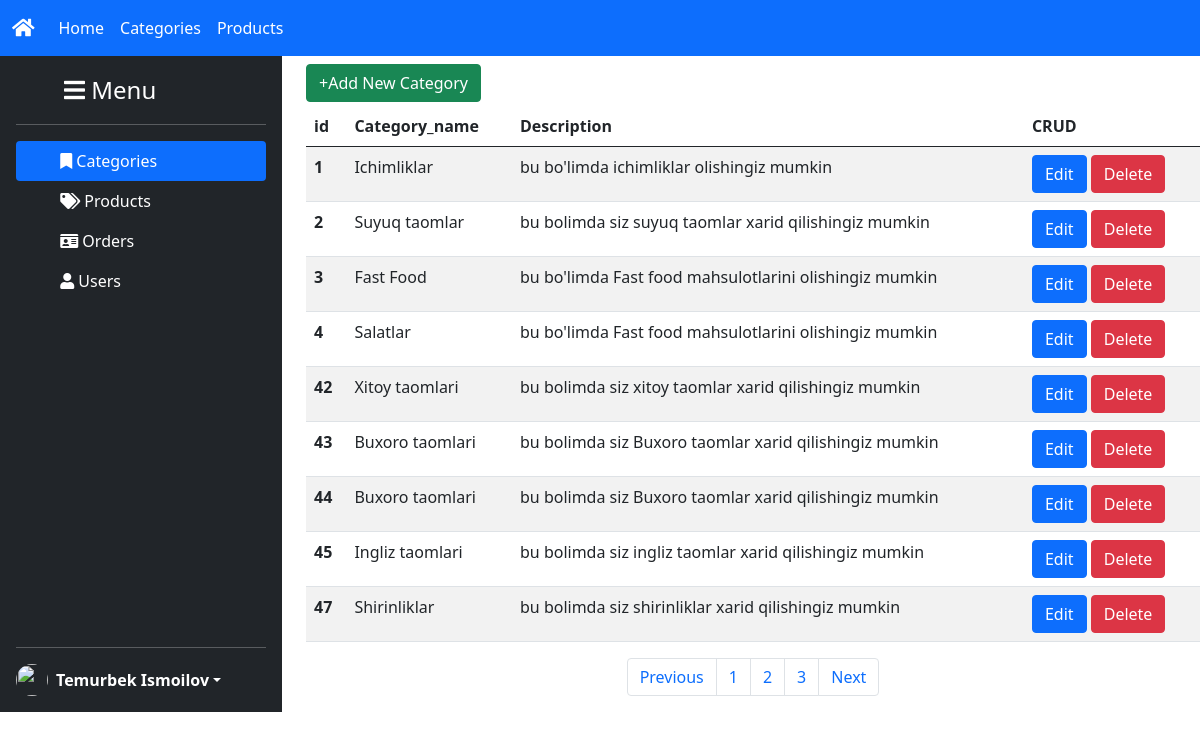
Screenshot of /shop/postcategories/ with the database file from the repository.
### shop/models.py (models this page shows)
class Categories(models.Model):
    category_name = models.CharField(max_length=100,null=True)
    description = models.CharField(max_length=200,null=True)
    added_time = models.DateTimeField(auto_now_add=True)

### shop/views.py (the view)
# urls.py: path('postcategories/',post_Categories,name = 'about'),
def post_Categories(request):
    form = PostProduct()
    form = PostProduct(request.POST,request.FILES)
    if form.is_valid():
           print('Saqlandi')
           form.save()
    else:
        print('Saqlanmadi')
    form1 = PostCategories()
    form1 = PostCategories(request.POST,request.FILES)
    if form1.is_valid():
           print('Saqlandi')
           form1.save()
    else:
        print('Saqlanmadi')
    cats = Categories.objects.all()
    print(form1)
    context = {
        'form':form,
        'form1':form1,
        'cats':cats,
    }
    return render(request, 'addProduct.html', context)

### templates/addProduct.html (shortened to what this page needs)
<!DOCTYPE html>
{% load static %}
<html lang="en">
<head>
     <link rel="stylesheet" href="{% static 'bootstrap/css/bootstrap.min.css' %}">
    <link rel="stylesheet" href="{% static 'css/style.css' %}">
    <link rel="stylesheet" href="{%static 'font/css/all.min.css'%}">
</head>
<body><main>
 <nav class="navbar navbar-expand-lg navbar-light bg-primary">
  <div class="container-fluid">
    <a class="navbar-brand" href="#" style="color: white"><i class="fas fa-home"></i></a>
    <div class="collapse navbar-collapse" id="navbarNav">
      <ul class="navbar-nav" >
        <li class="nav-item">
          <a class="nav-link active" aria-current="page" href="#" style="color: white">Home</a>
        </li>
        <li class="nav-item">
          <a class="nav-link" href="http://127.0.0.1:8000/shop/postcategories" style="color: white">Categories</a>
        </li>
        <li class="nav-item">
          <a class="nav-link" href="http://127.0.0.1:8000/shop/postproduct" style="color: white">Products</a>
        </li>
      </ul>
    </div>
  </div>
</nav>
 <div class="row">
     <div class="col-md-3 col-12">
          <div class="d-flex flex-column flex-shrink-0 p-3 text-white bg-dark h-100" >
    <a href="/" class="d-flex align-items-center mb-3 mb-md-0 me-md-auto text-white text-decoration-none">
      <svg class="bi me-2" width="40" height="32"><use xlink:href="#bootstrap"></use></svg>
      <span class="fs-4"><i class="fas fa-bars"></i> Menu</span>
    </a>
    <hr>
    <ul class="nav nav-pills flex-column mb-auto " style="height: 400px">
      <li class="nav-item">
        <a href="http://127.0.0.1:8000/shop/postcategories" class="nav-link active text-white"  aria-current="page">
          <svg class="bi me-2" width="16" height="16"></svg>
          <i class="fa fa-bookmark" aria-hidden="true"></i> Categories
        </a>
      </li>
      <li>
        <a href="http://127.0.0.1:8000/shop/postproduct" class="nav-link text-white">
          <svg class="bi me-2" width="16" height="16"><use xlink:href="#speedometer2"></use></svg>
         <i class="fa fa-tags" aria-hidden="true"></i> Products
        </a>
      </li>
      <li>
        <a href="#" class="nav-link text-white">
          <svg class="bi me-2" width="16" height="16"><use xlink:href="#table"></use></svg>
         <i class="fa fa-id-card" ></i>  Orders
        </a>
      </li>
      <li>
        <a href="#" class="nav-link text-white">
          <svg class="bi me-2" width="16" height="16"><use xlink:href="#grid"></use></svg>
         <i class="fas fa-user"></i> Users
        </a>
      </li>
      </ul>
    <hr>
    <div class="dropdown">
      <a href="#" class="d-flex align-items-center text-white text-decoration-none dropdown-toggle" id="dropdownUser1" data-bs-toggle="dropdown" aria-expanded="false">
        <img src="https://github.com/mdo.png" alt="" width="32" height="32" class="rounded-circle me-2">
        <strong>Temurbek Ismoilov</strong>
      </a>
    </div>
  </div>
     </div>
     <div class="col-md-9 col-12">
<button type="button" class="btn btn-success mt-2 mb-1" data-bs-toggle="modal" data-bs-target="#exampleModal">
  +Add New Category
</button>
         <table class="table table-hover table-striped w-100">
  <thead>
    <tr>
      <th scope="col">id</th>
      <th scope="col">Category_name</th>
      <th scope="col">Description</th>
        <th>CRUD</th>
    </tr>
  </thead>
  <tbody>
   {% for i in cats%}
   <tr>
      <th scope="row">{{i.id}}</th>
      <td>{{i.category_name}}</td>
      <td>{{i.description}}</td>
       <td><button class="btn btn-primary">Edit</button>
           <button class="btn btn-danger">Delete</button></td>
    </tr>
   {% endfor %}
  </tbody>
</table>
   <nav class="d-flex justify-content-center" aria-label="Page navigation example ">
  <ul class="pagination">
    <li class="page-item"><a class="page-link" href="#">Previous</a></li>
    <li class="page-item"><a class="page-link" href="#">1</a></li>
    <li class="page-item"><a class="page-link" href="#">2</a></li>
    <li class="page-item"><a class="page-link" href="#">3</a></li>
    <li class="page-item"><a class="page-link" href="#">Next</a></li>
  </ul>
</nav>
     </div>
 </div>
</main>
</body>
</html>

### rows the page displays
Categories: id "1", category_name "Ichimliklar", description "bu bo'limda ichimliklar olishingiz mumkin"
Categories: id "2", category_name "Suyuq taomlar", description "bu bolimda siz suyuq taomlar xarid qilishingiz mumkin"
Categories: id "3", category_name "Fast Food", description "bu bo'limda Fast food mahsulotlarini olishingiz mumkin"
Categories: id "4", category_name "Salatlar", description "bu bo'limda Fast food mahsulotlarini olishingiz mumkin"
Categories: id "42", category_name "Xitoy taomlari", description "bu bolimda siz xitoy taomlar xarid qilishingiz mumkin"
Categories: id "43", category_name "Buxoro taomlari", description "bu bolimda siz Buxoro taomlar xarid qilishingiz mumkin"
Categories: id "44", category_name "Buxoro taomlari", description "bu bolimda siz Buxoro taomlar xarid qilishingiz mumkin"
Categories: id "45", category_name "Ingliz taomlari", description "bu bolimda siz ingliz taomlar xarid qilishingiz mumkin"
Categories: id "47", category_name "Shirinliklar", description "bu bolimda siz shirinliklar xarid qilishingiz mumkin"
